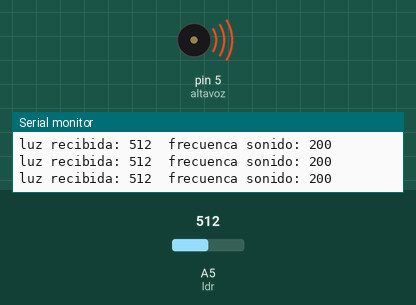
The sketch below on a simulated Arduino Uno, built with avr-gcc and run on an emulated ATmega328P. Parts: buzzer (waves = sounding), the last lines printed to the serial monitor. The test bench sets the inputs (shaded band); at power-on: A5 (ldr) = 512.

Above: at 1.2 s.
1.3 s: A5 (ldr) set to 391
At 1.35 s:
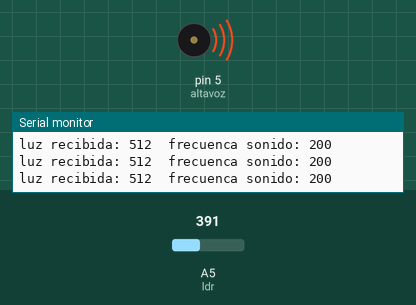
4.3 s: A5 (ldr) set to 366
Timing chart, 0 to 13.3 s (numbered marks = the images above; inputs shaded):
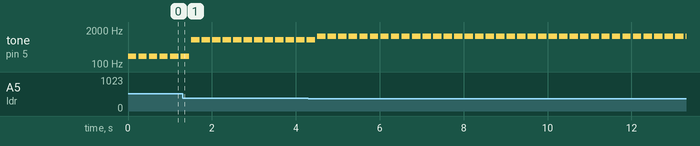

The sketch:

Practica_11.ino
```cpp
/*
    Creación de sonido mediante la funcion tone() y una LDR
*/

int luz;        //será el valor de entrada de la LDR
int sonido;     //será el valor de la frecuencia del altavoz
int ldr = A5;     //conectaremos la LDR al pin A5
int altavoz = 5;  //conectaremos el altavoz al pin 5

void setup()
{
    pinMode(altavoz,OUTPUT);
    Serial.begin(9600); //interesa ver los valores de la LDR
}
void loop()
{
    luz=analogRead(ldr);
    Serial.print("luz recibida: ");
    Serial.print(luz);
    Serial.print('\t');
    sonido=map(luz,200,450,3000,200);
    sonido=constrain(sonido,200,3000); //obligamos a que no salga de esos valores
    Serial.print("frecuenca sonido: ");
    Serial.println(sonido);
    tone(altavoz,sonido,200);
    delay(250); //damos tiempo a que suene la nota y a una pequeña pausa
}
```

Measured:
- by itself, tone on pin 5 (altavoz): alternates 1141 Hz for 0.20 s and silent for 0.05 s
